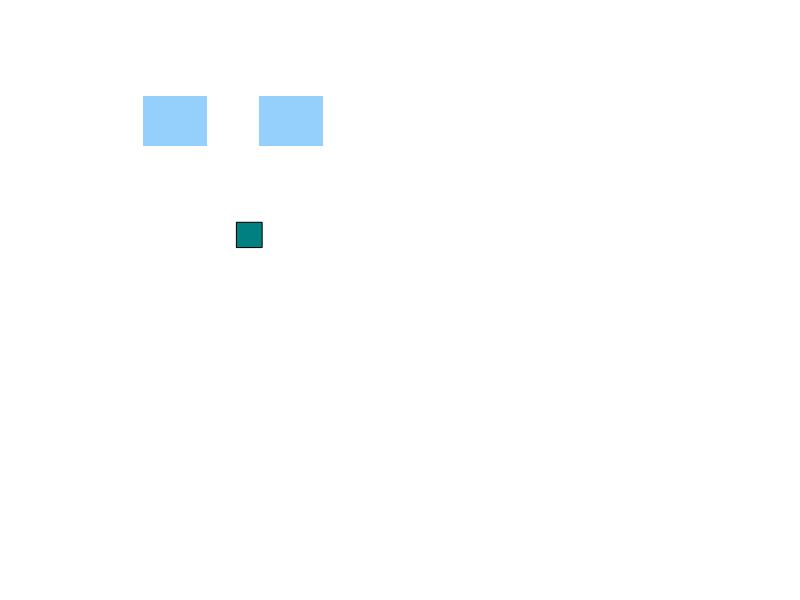

MATLAB code for this plot: (Note: this script raises an error after producing the figure.)
clear all
clc
close all

%data of the experiment (x and \lam values)
load('data.mat')

%parameters
g = 9.81;
mp = 0.1;
mc = 1;
len = 0.5;
alpha = pi/2;
alpha2 = pi/2;
r1 = 0;  
r2 = 0;
d1 = 0.1;
d2 = -0.1;
w1 = d1*sin(alpha2) + len*cos(alpha2) - r1*cos(alpha2);
w2 = -d2*sin(alpha) + len*cos(alpha) - r2*cos(alpha);
Fc = 0.1*eye(2);

%conversion if needed
xhr = xh - [0; pi; 0; 0];
%gain matrices
KK = [3.6931  -46.7030    3.3885   -5.7147];
LL = [-13.9797   13.9767];
j=0;

step = 1;
scale = 1 / ((1/100)*step);

for i = 1:step:length(xh)
subplot(2,2,1)
cla
%SET AXIS
axis([-0.5 0.5 0 0.8])
set(gca,'visible','off')
%RIGHT WALL BACKGROUND
rectangle('Position',[0.1 0.4 0.25 0.2],'FaceColor',[0.5843 0.8157 0.9882],'EdgeColor','none')
hold on
%LEFT WALL BACKGROUND
rectangle('Position',[-0.35 0.4 0.25 0.2],'FaceColor',[0.5843 0.8157 0.9882],'EdgeColor','none')
hold on
%CART
rectangle('Position',[xh(1,i)-(0.1/2) 0 0.1 0.1],'FaceColor',[0 .5 .5])
hold on
%POLE COORDINATES
xpend = xh(1,i)-len*sin(xh(2,i)-pi); %pendulum x coordinate
ypend = len*cos(xh(2,i)-pi); %pendulum y coordinate
%LEFT SPRING
if xpend <= d2
    ne = 4; a = 0.2; ro = 0.05;
    [xs, ys] = spring(-0.35, 0.5, xpend, 0.5,ne,a,ro);
    plot(xs,ys,'LineWidth',2,'Color',[0 0 0]);
    hold on
    %THE WALL THAT TOUCHES THE POLE
    plot([xpend xpend], [0.45 0.55],'LineWidth',3,'Color',[0 0 0])
    hold on
else
    ne = 4; a = 0.2; ro = 0.05;
    [xs, ys] = spring(-0.35, 0.5, d2, 0.5,ne,a,ro);
    plot(xs,ys,'LineWidth',2,'Color',[0 0 0]);
    hold on
    %THE WALL THAT TOUCHES THE POLE
    plot([-0.1 -0.1], [0.45 0.55],'LineWidth',3,'Color',[0 0 0])
    hold on
end
%RIGHT SPRING
if xpend >= d1
    ne = 4; a = 0.2; ro = 0.05;
    [xs, ys] = spring(0.35, 0.5, xpend, 0.5,ne,a,ro);
    plot(xs,ys,'LineWidth',2,'Color',[0 0 0]);
    hold on
    %THE WALL THAT TOUCHES THE POLE
    plot([xpend xpend], [0.45 0.55],'LineWidth',3,'Color',[0 0 0])
    hold on
else
    ne = 4; a = 0.2; ro = 0.05;
    [xs, ys] = spring(0.35, 0.5, d1, 0.5,ne,a,ro);
    plot(xs,ys,'LineWidth',2,'Color',[0 0 0]);
    hold on
    %THE WALL THAT TOUCHES THE POLE
    plot([0.1 0.1], [0.45 0.55],'LineWidth',3,'Color',[0 0 0])
    hold on
end
%WALLS AT THE END OF BACKGROUND
plot([-0.35 -0.35], [0.4 0.6],'LineWidth',5,'Color',[0 0 0])
hold on
plot([0.35 0.35], [0.4 0.6],'LineWidth',5,'Color',[0 0 0])
hold on
%ROD
plot([xh(1,i) xh(1,i)-len*sin(xh(2,i)-pi)], [0.05 len*cos(xh(2,i)-pi)],'LineWidth',2,'Color',[0 0 0])
hold on
%POLE
viscircles([xh(1,i)-len*sin(xh(2,i)-pi) len*cos(xh(2,i)-pi)],0.01,'Color','k','LineWidth',5);
hold on

%calculate \lambda
x1 = xh(1,i); x2 = xh(2,i)-pi; x3 = xh(3,i); x4 = xh(4,i);
p = [x1 - len*sin(x2); len*cos(x2)];
phi1 = d1*sin(alpha) - p(1)*sin(alpha) + p(2)*cos(alpha)-r1*cos(alpha);
phi2 = p(1)*sin(alpha) - d2*sin(alpha) + p(2)*cos(alpha) - r2*cos(alpha);
lambda = pathlcp(Fc,[phi1;phi2]);

u = KK*xhr(:,i)+LL*lambda;
if i > 1
    x1_old = xh(1,i-1); x2_old = xh(2,i-1)-pi;
    p_old = [x1_old - len*sin(x2_old); len*cos(x2_old)];
    phi1_old = d1*sin(alpha) - p_old(1)*sin(alpha) + p_old(2)*cos(alpha)-r1*cos(alpha);
    phi2_old = p_old(1)*sin(alpha) - d2*sin(alpha) + p_old(2)*cos(alpha) - r2*cos(alpha);
    lambda_old = pathlcp(Fc,[phi1_old;phi2_old]);
    u_old = KK*xhr(:,i-1) + LL*lambda_old;
else
    u_old = 0;
end

subplot(2,2,2);
axis([0 6 -20 20])
plot([(j-1)/scale j/scale],[u_old u],'Color','k','LineWidth',2)
xlabel('Time(s)') 
ylabel('u(t)') 
hold on

subplot(2,2,3);
axis([0 6 -0.5 0.5])
plot([(j)/scale (j+1)/scale],[xh(1,i) xh(1,i+1)],'Color','k','LineWidth',2)
xlabel('Time(s)') 
ylabel('x_1(t)') 
hold on

subplot(2,2,4);
axis([0 6 -0.5 0.5])
plot([(j)/scale (j+1)/scale],[xh(2,i)-pi, xh(2,i+1)-pi],'Color','k', 'LineWidth',2)
xlabel('Time(s)') 
ylabel('x_2(t)') 
hold on

j = j + 1;

%GETFRAME
mov(i)=getframe(gcf);
end

mov2 = mov(1:2:end);
%write the video
writerObj = VideoWriter('cartpole_walls', 'MPEG-4');
writerObj.FrameRate = 50;
writerObj.Quality = 100;
open(writerObj);
writeVideo(writerObj, mov2)
close(writerObj);